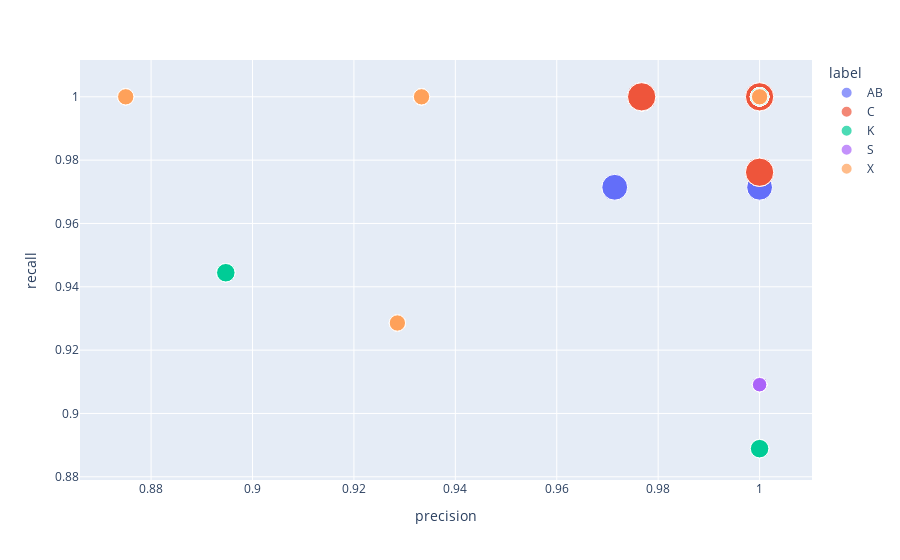

Notebook code for this chart:
### Markdown cell above
**2.** Plot Precision v. Recall

### Code cell
#plot
# df.plot.scatter(x='precision', y='recall', c='label', colormap='viridis', s='support')

# import plotly.express as px
fig = px.scatter(df, x='precision', y='recall', color='label', size='support', hover_data=['kfold'])
fig.show()

### Figure 1 — Plotly figure (JSON) as saved in the notebook; plotly's stock layout.template omitted (floating-point values rounded to 4 significant figures)
{"data": [{"customdata": [[1], [2], [3], [4], [5], [1], [2], [3], [4], [5], [1], [2], [3], [4], [5], [1], [2], [3], [4], [5], [1], [2], [3], [4], [5]], "hovertemplate": "label=AB<br>precision=%{x}<br>recall=%{y}<br>support=%{marker.size}<br>kfold=%{customdata[0]}<extra></extra>", "legendgroup": "AB", "marker": {"color": "#636efa", "size": [35.0, 35.0, 35.0, 35.0, 35.0, 35.0, 35.0, 35.0, 35.0, 35.0, 35.0, 35.0, 35.0, 35.0, 35.0, 35.0, 35.0, 35.0, 35.0, 35.0, 35.0, 35.0, 35.0, 35.0, 35.0], "sizemode": "area", "sizeref": 0.105, "symbol": "circle"}, "mode": "markers", "name": "AB", "orientation": "v", "showlegend": true, "type": "scatter", "x": [1.0, 1.0, 1.0, 1.0, 0.9714, 1.0, 1.0, 1.0, 1.0, 0.9714, 1.0, 1.0, 1.0, 1.0, 0.9714, 1.0, 1.0, 1.0, 1.0, 0.9714, 1.0, 1.0, 1.0, 1.0, 0.9714], "xaxis": "x", "y": [1.0, 1.0, 1.0, 0.9714, 0.9714, 1.0, 1.0, 1.0, 0.9714, 0.9714, 1.0, 1.0, 1.0, 0.9714, 0.9714, 1.0, 1.0, 1.0, 0.9714, 0.9714, 1.0, 1.0, 1.0, 0.9714, 0.9714], "yaxis": "y"}, {"customdata": [[1], [2], [3], [4], [5], [1], [2], [3], [4], [5], [1], [2], [3], [4], [5], [1], [2], [3], [4], [5], [1], [2], [3], [4], [5]], "hovertemplate": "label=C<br>precision=%{x}<br>recall=%{y}<br>support=%{marker.size}<br>kfold=%{customdata[0]}<extra></extra>", "legendgroup": "C", "marker": {"color": "#EF553B", "size": [42.0, 42.0, 42.0, 42.0, 42.0, 42.0, 42.0, 42.0, 42.0, 42.0, 42.0, 42.0, 42.0, 42.0, 42.0, 42.0, 42.0, 42.0, 42.0, 42.0, 42.0, 42.0, 42.0, 42.0, 42.0], "sizemode": "area", "sizeref": 0.105, "symbol": "circle"}, "mode": "markers", "name": "C", "orientation": "v", "showlegend": true, "type": "scatter", "x": [1.0, 0.9767, 1.0, 0.9767, 0.9767, 1.0, 0.9767, 1.0, 0.9767, 0.9767, 1.0, 0.9767, 1.0, 0.9767, 0.9767, 1.0, 0.9767, 1.0, 0.9767, 0.9767, 1.0, 0.9767, 1.0, 0.9767, 0.9767], "xaxis": "x", "y": [1.0, 1.0, 0.9762, 1.0, 1.0, 1.0, 1.0, 0.9762, 1.0, 1.0, 1.0, 1.0, 0.9762, 1.0, 1.0, 1.0, 1.0, 0.9762, 1.0, 1.0, 1.0, 1.0, 0.9762, 1.0, 1.0], "yaxis": "y"}, {"customdata": [[1], [2], [3], [4], [5], [1], [2], [3], [4], [5], [1], [2], [3], [4], [5], [1], [2], [3], [4], [5], [1], [2], [3], [4], [5]], "hovertemplate": "label=K<br>precision=%{x}<br>recall=%{y}<br>support=%{marker.size}<br>kfold=%{customdata[0]}<extra></extra>", "legendgroup": "K", "marker": {"color": "#00cc96", "size": [18.0, 18.0, 18.0, 18.0, 18.0, 18.0, 18.0, 18.0, 18.0, 18.0, 18.0, 18.0, 18.0, 18.0, 18.0, 18.0, 18.0, 18.0, 18.0, 18.0, 18.0, 18.0, 18.0, 18.0, 18.0], "sizemode": "area", "sizeref": 0.105, "symbol": "circle"}, "mode": "markers", "name": "K", "orientation": "v", "showlegend": true, "type": "scatter", "x": [1.0, 1.0, 0.8947, 1.0, 1.0, 1.0, 1.0, 0.8947, 1.0, 1.0, 1.0, 1.0, 0.8947, 1.0, 1.0, 1.0, 1.0, 0.8947, 1.0, 1.0, 1.0, 1.0, 0.8947, 1.0, 1.0], "xaxis": "x", "y": [1.0, 1.0, 0.9444, 0.8889, 1.0, 1.0, 1.0, 0.9444, 0.8889, 1.0, 1.0, 1.0, 0.9444, 0.8889, 1.0, 1.0, 1.0, 0.9444, 0.8889, 1.0, 1.0, 1.0, 0.9444, 0.8889, 1.0], "yaxis": "y"}, {"customdata": [[1], [2], [3], [4], [5], [1], [2], [3], [4], [5], [1], [2], [3], [4], [5], [1], [2], [3], [4], [5], [1], [2], [3], [4], [5]], "hovertemplate": "label=S<br>precision=%{x}<br>recall=%{y}<br>support=%{marker.size}<br>kfold=%{customdata[0]}<extra></extra>", "legendgroup": "S", "marker": {"color": "#ab63fa", "size": [11.0, 11.0, 11.0, 11.0, 11.0, 11.0, 11.0, 11.0, 11.0, 11.0, 11.0, 11.0, 11.0, 11.0, 11.0, 11.0, 11.0, 11.0, 11.0, 11.0, 11.0, 11.0, 11.0, 11.0, 11.0], "sizemode": "area", "sizeref": 0.105, "symbol": "circle"}, "mode": "markers", "name": "S", "orientation": "v", "showlegend": true, "type": "scatter", "x": [1.0, 1.0, 1.0, 1.0, 1.0, 1.0, 1.0, 1.0, 1.0, 1.0, 1.0, 1.0, 1.0, 1.0, 1.0, 1.0, 1.0, 1.0, 1.0, 1.0, 1.0, 1.0, 1.0, 1.0, 1.0], "xaxis": "x", "y": [0.9091, 0.9091, 0.9091, 1.0, 0.9091, 0.9091, 0.9091, 0.9091, 1.0, 0.9091, 0.9091, 0.9091, 0.9091, 1.0, 0.9091, 0.9091, 0.9091, 0.9091, 1.0, 0.9091, 0.9091, 0.9091, 0.9091, 1.0, 0.9091], "yaxis": "y"}, {"customdata": [[1], [2], [3], [4], [5], [1], [2], [3], [4], [5], [1], [2], [3], [4], [5], [1], [2], [3], [4], [5], [1], [2], [3], [4], [5]], "hovertemplate": "label=X<br>precision=%{x}<br>recall=%{y}<br>support=%{marker.size}<br>kfold=%{customdata[0]}<extra></extra>", "legendgroup": "X", "marker": {"color": "#FFA15A", "size": [14.0, 14.0, 14.0, 14.0, 14.0, 14.0, 14.0, 14.0, 14.0, 14.0, 14.0, 14.0, 14.0, 14.0, 14.0, 14.0, 14.0, 14.0, 14.0, 14.0, 14.0, 14.0, 14.0, 14.0, 14.0], "sizemode": "area", "sizeref": 0.105, "symbol": "circle"}, "mode": "markers", "name": "X", "orientation": "v", "showlegend": true, "type": "scatter", "x": [0.9333, 1.0, 0.9333, 0.875, 0.9286, 0.9333, 1.0, 0.9333, 0.875, 0.9286, 0.9333, 1.0, 0.9333, 0.875, 0.9286, 0.9333, 1.0, 0.9333, 0.875, 0.9286, 0.9333, 1.0, 0.9333, 0.875, 0.9286], "xaxis": "x", "y": [1.0, 1.0, 1.0, 1.0, 0.9286, 1.0, 1.0, 1.0, 1.0, 0.9286, 1.0, 1.0, 1.0, 1.0, 0.9286, 1.0, 1.0, 1.0, 1.0, 0.9286, 1.0, 1.0, 1.0, 1.0, 0.9286], "yaxis": "y"}], "layout": {"legend": {"itemsizing": "constant", "title": {"text": "label"}, "tracegroupgap": 0}, "margin": {"t": 60}, "xaxis": {"anchor": "y", "domain": [0, 1], "title": {"text": "precision"}}, "yaxis": {"anchor": "x", "domain": [0, 1], "title": {"text": "recall"}}}}
